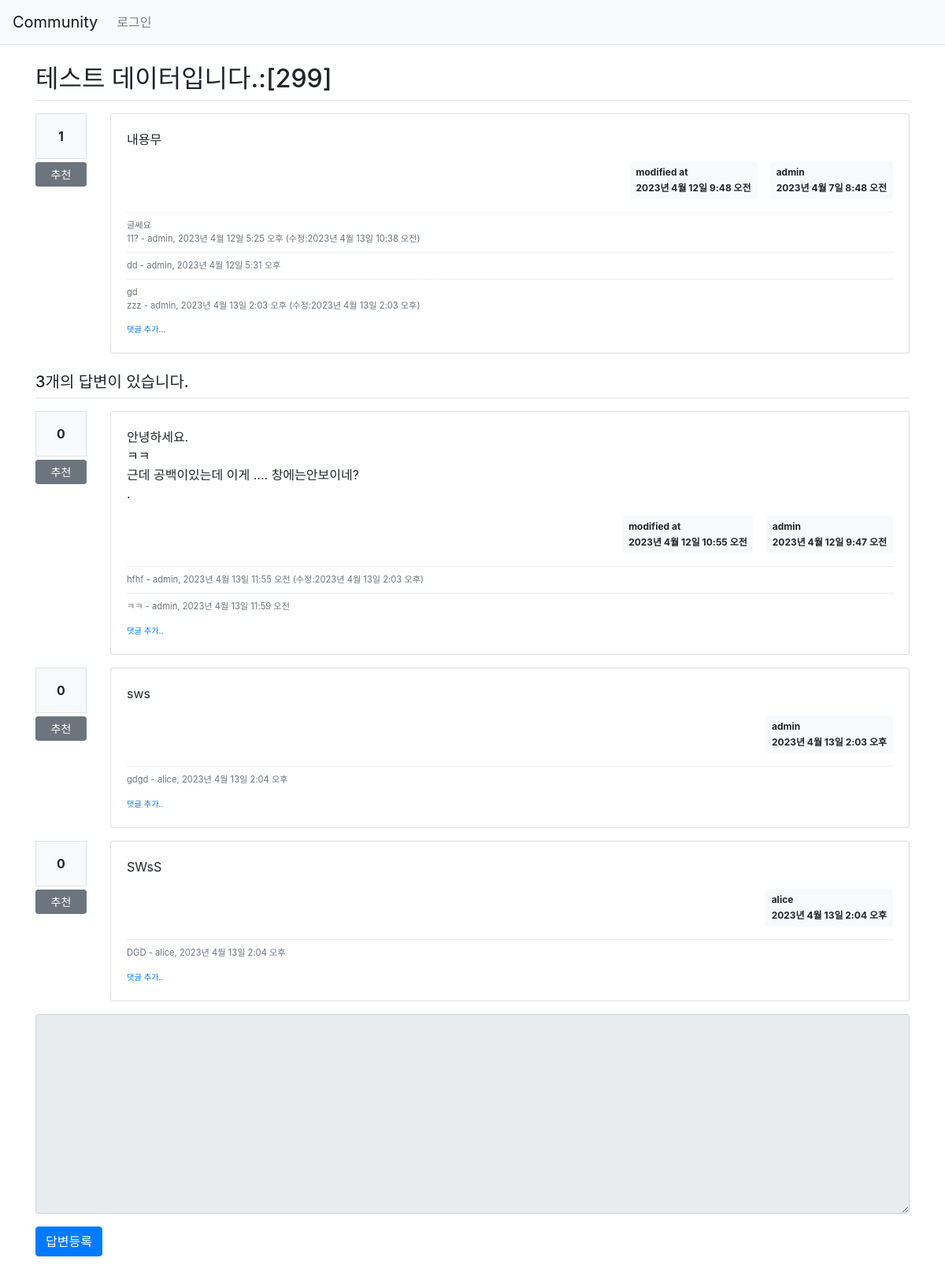
The app's page /community/304/ with its own data.
### community/models.py (models this page shows, shortened)
class Question(models.Model):
    author = models.ForeignKey(User, on_delete=models.CASCADE,related_name='author_question')
    subject = models.CharField(max_length=200)
    content = models.TextField()    #글자수 제한이 없는 데이터
    modify_date = models.DateTimeField(null=True, blank=True)
    create_date = models.DateTimeField()
    voter = models.ManyToManyField(User, related_name='voter_question')

class Comment(models.Model):
    author = models.ForeignKey(User, on_delete=models.CASCADE)
    content = models.TextField()
    create_date = models.DateTimeField()
    modify_date = models.DateTimeField(null=True, blank=True)
    question = models.ForeignKey(Question, null=True, blank=True, on_delete=models.CASCADE)
    answer = models.ForeignKey(Answer, null=True, blank=True, on_delete=models.CASCADE)

class Answer(models.Model):
    author = models.ForeignKey(User, on_delete=models.CASCADE, related_name='author_answer')
    question = models.ForeignKey(Question, on_delete=models.CASCADE)
    content = models.TextField()
    modify_date = models.DateTimeField(null=True, blank=True)
    create_date = models.DateTimeField()
    voter = models.ManyToManyField(User, related_name='voter_answer')

### community/views/base_views.py (the view)
# urls.py: path('<int:question_id>/', base_views.detail, name='detail'),
def detail(request, question_id):
    question = get_object_or_404(Question, pk=question_id)
    context ={'question' : question}
    return render(request, 'community/question_detail.html', context)

### community/templatetags/community_filter.py (called while the page is built)
@register.filter()
def mark(value):
        extensions = ["nl2br", "fenced_code"]
        return mark_safe(markdown.markdown(value, extensions=extensions))

### templates/community/question_detail.html (shortened to what this page needs)
{% extends 'base.html' %}
{% load community_filter %}
{% block content %}
<div class="container my-3">
    <h2 class="border-bottom py-2">{{ question.subject }}</h2>
    <div class="row my-3">
        <div class="col-1">
            <div class="bg-light text-center p-3 border font-weight-bolder mb-1">
                {{ question.voter.count }}
            </div>
            <a href="#" data-uri="{% url 'community:vote_question' question.id %}"
               class="recommend btn btn-sm btn-secondary btn-block my-1">추천</a>
        </div>
        <div class="col-11">
            <div class="card">
                <div class="card-body">
                    <div class="card-text">{{ question.content|mark }}</div>
                    <div class="d-flex justify-content-end">
                        {% if question.modify_date %}
                        <div class="badge badge-light p-2 text-left mx-3">
                            <div class="mb-2">modified at</div>
                            <div>{{ question.modify_date }}</div>
                        </div>
                        {% endif %}
                        <div class="badge badge-light p-2 text-left">
                            <div class="mb-2"> {{ question.author.username }}</div>
                            <div>{{ question.create_date }}</div>
                        </div>
                    </div>
                    {% if question.comment_set.count > 0 %}
                    <div class="mt-3">
                        {% for comment in question.comment_set.all %}
                        <div class="comment py-2 text-muted">
                            <span style="white-space: pre-line;">{{comment.content}}</span>
                            <span>
                    - {{ comment.author }}, {{ comment.create_date }}
                    {% if comment.modify_date %}
                    (수정:{{ comment.modify_date }})
                    {% endif %}
                </span>
                        </div>
                        {% endfor %}
                    </div>
                    {% endif %}
                    <div>
                        <a href="{% url 'community:comment_create_question' question.id %}" class="small"><small>댓글
                            추가...</small></a>
                    </div>
                </div>
            </div>
        </div>
    </div>
    <h5 class="border-bottom my-3 py-2">{{question.answer_set.count}}개의 답변이 있습니다.</h5>
    {% for answer in question.answer_set.all %}
    <div class="row my-3">
        <div class="col-1">
            <div class="bg-light text-center p-3 border font-weight-bolder mb-1">
                {{ answer.voter.count}}
            </div>
            <a href="#" data-uri="{% url 'community:vote_answer' answer.id %}"
               class="recommend btn btn-sm btn-secondary btn-block my-1">추천</a>
        </div>
        <div class="col-11">
            <div class="card">
                <div class="card-body">
                    <div class="card-text">{{ answer.content|mark }}</div>
                    <div class="d-flex justify-content-end">
                        {% if answer.modify_date %}
                        <div class="badge badge-light p-2 text-left mx-3">
                            <div class="mb-2">modified at</div>
                            <div>{{ answer.modify_date }}</div>
                        </div>
                        {% endif %}
                        <div class="badge badge-light p-2 text-left">
                            <div class="mb-2">{{ answer.author.username }}</div>
                            <div>{{ answer.create_date }}</div>
                        </div>
                    </div>
                    {% if answer.comment_set.count > 0 %}
                    <div class="mt-3">
                        {% for comment in answer.comment_set.all %}
                        <div class="comment py-2 text-muted">
                            <span style="white-space: pre-line;">{{ comment.content }}</span>
                            <span>
                        - {{ comment.author }}, {{ comment.create_date }}
                        {% if comment.modify_date %}
                        (수정:{{ comment.modify_date }})
                        {% endif %}
                    </span>
                        </div>
                        {% endfor %}
                    </div>
                    {% endif %}
                    <div>
                        <a href="{% url 'community:comment_create_answer' answer.id %}" class="small"><small>댓글
                            추가..</small></a>
                    </div>
                </div>
            </div>
        </div>
    </div>
    {% endfor %}
    <form action="{% url 'community:answer_create' question.id %}" method="post" class="my-3">
        <div class="form-group">
            <textarea name="content" id="content" {% if not user.is_authenticated %}disabled{% endif %} class="form-control" rows="10"></textarea>
        </div>
        <input type="submit" value="답변등록" class="btn btn-primary">
    </form>
</div>
{% endblock %}

### static/style.css (style rules this page uses)
.comment { border-top : dotted 1px #ddd; font-size:0.7em; }

### records on screen
Question: subject "테스트 데이터입니다.:[299]", voter.count "1", content|mark "내용무", modify_date "2023년 4월 12일 9:48 오전", author.username "admin", create_date "2023년 4월 7일 8:48 오전", answer_set.count "3"
Comment: content "글쎄요 11?", author "admin", create_date "2023년 4월 12일 5:25 오후", modify_date "2023년 4월 13일 10:38 오전"
Comment: content "dd", author "admin", create_date "2023년 4월 12일 5:31 오후"
Comment: content "gd zzz", author "admin", create_date "2023년 4월 13일 2:03 오후", modify_date "2023년 4월 13일 2:03 오후"
Answer: voter.count "0", content|mark "안녕하세요. ㅋㅋ 근데 공백이있는데 이게 .... 창에는안보이네? .", modify_date "2023년 4월 12일 10:55 오전", author.username "admin", create_date "2023년 4월 12일 9:47 오전"
Comment: content "hfhf", author "admin", create_date "2023년 4월 13일 11:55 오전", modify_date "2023년 4월 13일 2:03 오후"
Comment: content "ㅋㅋ", author "admin", create_date "2023년 4월 13일 11:59 오전"
Answer: voter.count "0", content|mark "sws", author.username "admin", create_date "2023년 4월 13일 2:03 오후"
Comment: content "gdgd", author "alice", create_date "2023년 4월 13일 2:04 오후"
Answer: voter.count "0", content|mark "SWsS", author.username "alice", create_date "2023년 4월 13일 2:04 오후"
Comment: content "DGD", author "alice", create_date "2023년 4월 13일 2:04 오후"
